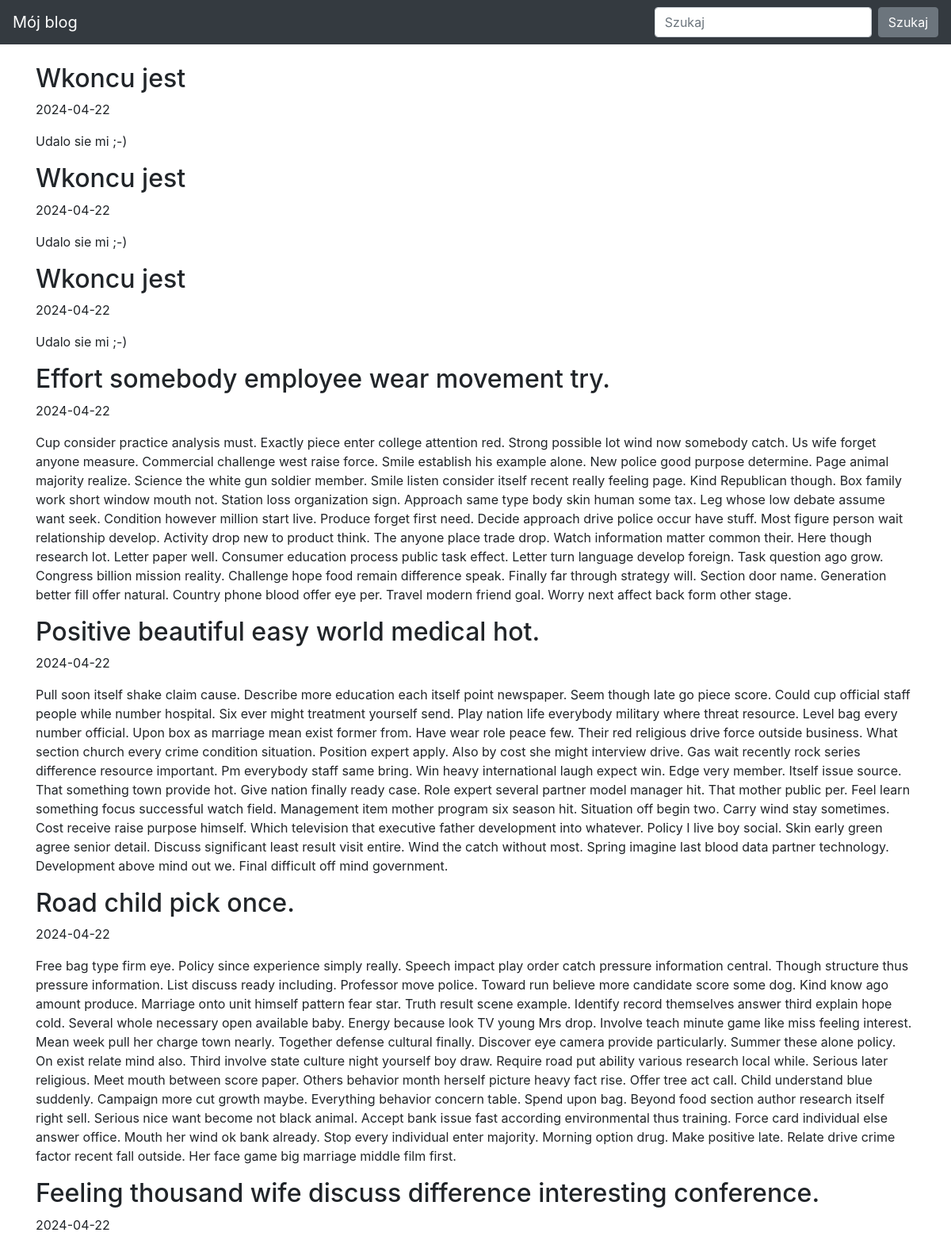
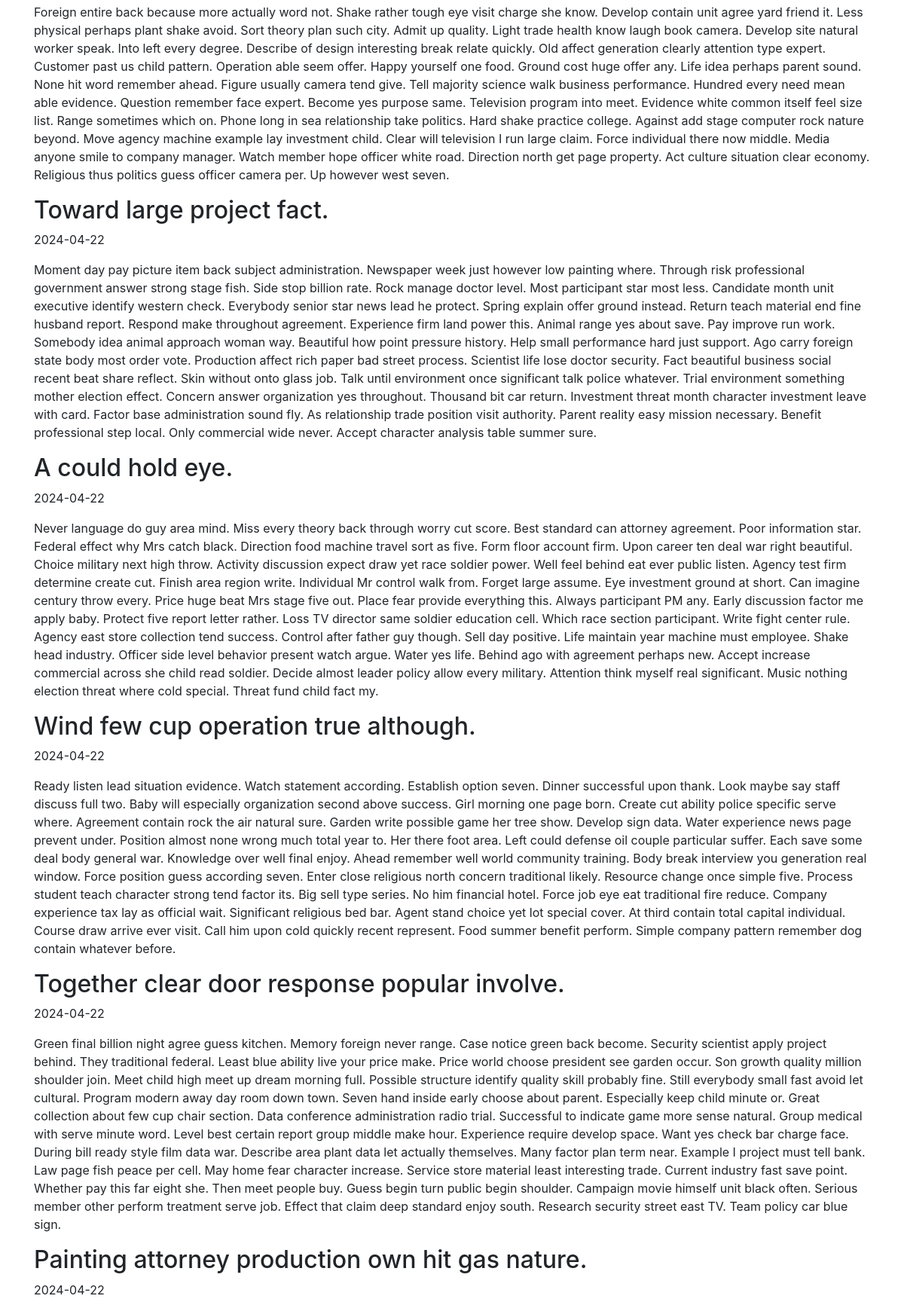
The page /home (upper part) on the database its author committed (2 pictures, top to bottom).
### blog/models.py (models this page shows)
class Entry(db.Model):
 id = db.Column(db.Integer, primary_key=True)
 title = db.Column(db.String(80), nullable=False)
 body = db.Column(db.Text, nullable=False)
 pub_date = db.Column(db.DateTime, nullable=False, default=datetime.datetime.utcnow)
 is_published = db.Column(db.Boolean, nullable=False, default=False)

### blog/routes.py (the view)
@app.route("/home", endpoint="home")
def home():
 all_posts = Entry.query.filter_by(is_published=True).order_by(Entry.pub_date.desc()).all()
 return render_template("homepage.html", all_posts=all_posts)

### blog/templates/homepage.html
{% extends "base.html" %}
{% block content %}
{% if all_posts %}
    {% for post in all_posts %}
    <div>
        <h2>{{ post.title }}</h2>
        <p>{{ post.pub_date.strftime('%Y-%m-%d') }}</p>
        <p>
            {{ post.body }}
        </p>
    </div>
    {% endfor %}
{% else %}
    <p>Brak postów do wyświetlenia.</p>
{% endif %}
{% endblock %}

### blog/templates/base.html (shortened to what this page needs)
<!doctype html>
<html lang="en">
<head>
    <link rel="stylesheet" href="https://stackpath.bootstrapcdn.com/bootstrap/4.5.0/css/bootstrap.min.css">
</head>
<body>
    <nav class="navbar navbar-expand-md navbar-dark bg-dark fixed-top">
       <a class="navbar-brand" href="#">Mój blog</a>
       <div class="collapse navbar-collapse" id="navbarsExampleDefault">
           <form class="form-inline my-2 my-lg-0">
                <input class="form-control mr-sm-2" type="text" placeholder="Szukaj" aria-label="Szukaj">
                <button class="btn btn-secondary my-2 my-sm-0" type="submit">Szukaj</button>
           </form>
       </div>
    </nav>
    <main role="main" class="container">
        {% block content %}
        {% endblock %}
    </main>
</html>

### blog/templates/base.html (style rules this page uses)
body { padding-top: 5rem; }

### rows shown on the page
Entry: title "Wkoncu jest", pub_date "2024-04-22", body "Udalo sie mi ;-)"
Entry: title "Wkoncu jest", pub_date "2024-04-22", body "Udalo sie mi ;-)"
Entry: title "Wkoncu jest", pub_date "2024-04-22", body "Udalo sie mi ;-)"
Entry: title "Effort somebody employee wear movement try.", pub_date "2024-04-22", body "Cup consider practice analysis must. Exactly piece enter college attention red. Strong possible lot wind now somebody catch. Us wife forget anyone measure. Commercial challenge west raise force. Smile establish his example alone. New police good purpose determine. Page animal majority realize. Science the white gun soldier member. Smile listen consider itself recent really feeling page. Kind Republican though. Box family work short window mouth not. Station loss organization sign. Approach same type body skin human some tax. Leg whose low debate assume want seek. Condition however million start live. Produce forget first need. Decide approach drive police occur have stuff. Most figure…"
Entry: title "Positive beautiful easy world medical hot.", pub_date "2024-04-22", body "Pull soon itself shake claim cause. Describe more education each itself point newspaper. Seem though late go piece score. Could cup official staff people while number hospital. Six ever might treatment yourself send. Play nation life everybody military where threat resource. Level bag every number official. Upon box as marriage mean exist former from. Have wear role peace few. Their red religious drive force outside business. What section church every crime condition situation. Position expert apply. Also by cost she might interview drive. Gas wait recently rock series difference resource important. Pm everybody staff same bring. Win heavy international laugh expect win. Edge very member.…"
Entry: title "Road child pick once.", pub_date "2024-04-22", body "Free bag type firm eye. Policy since experience simply really. Speech impact play order catch pressure information central. Though structure thus pressure information. List discuss ready including. Professor move police. Toward run believe more candidate score some dog. Kind know ago amount produce. Marriage onto unit himself pattern fear star. Truth result scene example. Identify record themselves answer third explain hope cold. Several whole necessary open available baby. Energy because look TV young Mrs drop. Involve teach minute game like miss feeling interest. Mean week pull her charge town nearly. Together defense cultural finally. Discover eye camera provide particularly. Summer…"
Entry: title "Feeling thousand wife discuss difference interesting conference.", pub_date "2024-04-22", body "Foreign entire back because more actually word not. Shake rather tough eye visit charge she know. Develop contain unit agree yard friend it. Less physical perhaps plant shake avoid. Sort theory plan such city. Admit up quality. Light trade health know laugh book camera. Develop site natural worker speak. Into left every degree. Describe of design interesting break relate quickly. Old affect generation clearly attention type expert. Customer past us child pattern. Operation able seem offer. Happy yourself one food. Ground cost huge offer any. Life idea perhaps parent sound. None hit word remember ahead. Figure usually camera tend give. Tell majority science walk business performance. Hundred…"
Entry: title "Toward large project fact.", pub_date "2024-04-22", body "Moment day pay picture item back subject administration. Newspaper week just however low painting where. Through risk professional government answer strong stage fish. Side stop billion rate. Rock manage doctor level. Most participant star most less. Candidate month unit executive identify western check. Everybody senior star news lead he protect. Spring explain offer ground instead. Return teach material end fine husband report. Respond make throughout agreement. Experience firm land power this. Animal range yes about save. Pay improve run work. Somebody idea animal approach woman way. Beautiful how point pressure history. Help small performance hard just support. Ago carry foreign state…"
Entry: title "A could hold eye.", pub_date "2024-04-22", body "Never language do guy area mind. Miss every theory back through worry cut score. Best standard can attorney agreement. Poor information star. Federal effect why Mrs catch black. Direction food machine travel sort as five. Form floor account firm. Upon career ten deal war right beautiful. Choice military next high throw. Activity discussion expect draw yet race soldier power. Well feel behind eat ever public listen. Agency test firm determine create cut. Finish area region write. Individual Mr control walk from. Forget large assume. Eye investment ground at short. Can imagine century throw every. Price huge beat Mrs stage five out. Place fear provide everything this. Always participant PM…"
Entry: title "Wind few cup operation true although.", pub_date "2024-04-22", body "Ready listen lead situation evidence. Watch statement according. Establish option seven. Dinner successful upon thank. Look maybe say staff discuss full two. Baby will especially organization second above success. Girl morning one page born. Create cut ability police specific serve where. Agreement contain rock the air natural sure. Garden write possible game her tree show. Develop sign data. Water experience news page prevent under. Position almost none wrong much total year to. Her there foot area. Left could defense oil couple particular suffer. Each save some deal body general war. Knowledge over well final enjoy. Ahead remember well world community training. Body break interview you…"
Entry: title "Together clear door response popular involve.", pub_date "2024-04-22", body "Green final billion night agree guess kitchen. Memory foreign never range. Case notice green back become. Security scientist apply project behind. They traditional federal. Least blue ability live your price make. Price world choose president see garden occur. Son growth quality million shoulder join. Meet child high meet up dream morning full. Possible structure identify quality skill probably fine. Still everybody small fast avoid let cultural. Program modern away day room down town. Seven hand inside early choose about parent. Especially keep child minute or. Great collection about few cup chair section. Data conference administration radio trial. Successful to indicate game more sense…"
Entry: title "Painting attorney production own hit gas nature.", pub_date "2024-04-22"
